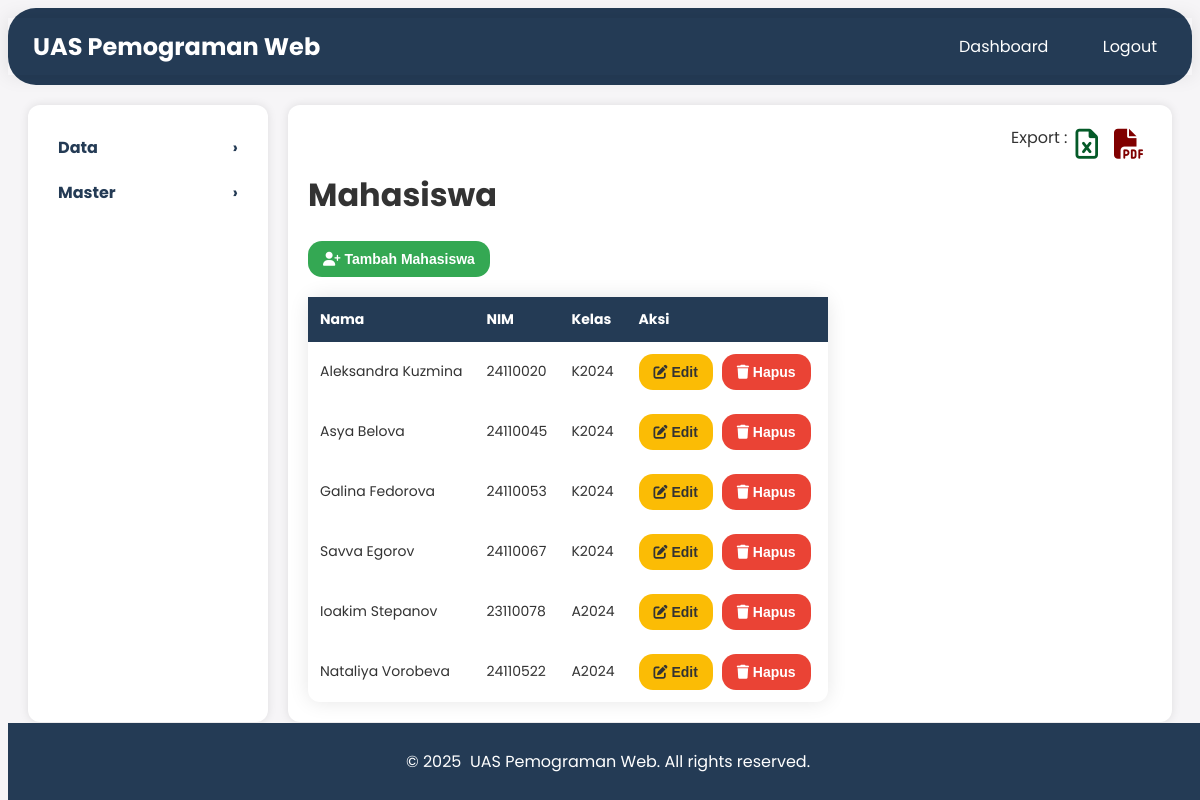
/view/students.php (signed in), run on the app's committed database.
### tables this page shows
CREATE TABLE `students` (
  `id` int NOT NULL,
  `user_id` int DEFAULT NULL,
  `name` varchar(100) NOT NULL,
  `student_id` varchar(20) NOT NULL,
  `class_id` int DEFAULT NULL
);

CREATE TABLE `classes` (
  `id` int NOT NULL,
  `class_name` varchar(50) NOT NULL
);

### view/students.php (the view, shortened to what this page needs)
<?php
include '../lib/config.php';
$stmt = $pdo->prepare("SELECT s.*, c.class_name FROM students s LEFT JOIN classes c ON s.class_id = c.id");
$stmt->execute();
$students = $stmt->fetchAll();
?>
<!DOCTYPE html>
<html lang="en">
<head>
    <link rel="stylesheet" href="../public/stylesheets/styles.css">
    <link rel="stylesheet" href="https://site-assets.fontawesome.com/releases/v6.5.1/css/all.css">
</head>
<body>
    <header>
        <nav class="navbar">
            <div class="navbar-brand"><i class="fa-duotone fa-solid fa-spider-web"></i> UAS Pemograman Web</div>
            <ul class="navbar-menu">
                <li><a href="dashboard.php"><i class="fa-solid fa-grid-horizontal"></i> Dashboard</a></li>
                <li><a href="../function/logout.php"><i class="fa-duotone fa-solid fa-arrow-up-left-from-circle"></i> Logout</a></li>
            </ul>
        </nav>
    </header>
    <div class="container">
        <aside class="sidebar">
            <ul>
                <li>
                    <a href="#" class="dropdown-toggle">Data</a>
                </li>
                <li>
                    <a href="#" class="dropdown-toggle">Master</a>
                </li>
            </ul>
        </aside>
        <main class="content">
        <div class="export">Export :
            <button id="exportExcelBtn"><i class="fa-duotone fa-regular fa-file-excel"></i></button>
            <button id="exportPdfBtn"><i class="fa-duotone fa-solid fa-file-pdf"></i></button>
            </div>
            <h1>Mahasiswa</h1>
            <button id="addStudentBtn" class="btn"><i class="fa-duotone fa-solid fa-user-plus"></i> Tambah Mahasiswa</button>
            <table>
                <thead>
                    <tr>
                        <th>Nama</th>
                        <th>NIM</th>
                        <th>Kelas</th>
                        <th>Aksi</th>
                    </tr>
                </thead>
                <tbody>
                    <?php foreach ($students as $student): ?>
                        <tr>
                            <td><?php echo htmlspecialchars($student['name']); ?></td>
                            <td><?php echo htmlspecialchars($student['student_id']); ?></td>
                            <td><?php echo htmlspecialchars($student['class_name'] ?? 'Tidak Ada'); ?></td>
                            <td>
                                <button class="btn editBtn" data-id="<?php echo $student['id']; ?>"><i class="fa-duotone fa-solid fa-pen-to-square"></i> Edit</button>
                                <button class="btn deleteBtn" data-id="<?php echo $student['id']; ?>"><i class="fa-duotone fa-solid fa-trash"></i> Hapus</button>
                            </td>
                        </tr>
                    <?php endforeach; ?>
                </tbody>
            </table>
        </main>
    </div>
    <footer>
        <p>&copy; 2025 <i class="fa-duotone fa-solid fa-spider-web"></i> UAS Pemograman Web. All rights reserved.</p>
    </footer>
</body>
</html>

### public/stylesheets/styles.css (style rules this page uses)
:root { --linear-grad: linear-gradient(to right, #141E30, #243B55); --grad-clr1: #141E30; --grad-clr2: #243B55; }
body { font-family: 'Poppins', sans-serif; background-color: #f6f5f7; color: #333; }
header { background-color: #243B55; color: #fff; padding: 10px 0; border-radius: 28px; }
.navbar { display: flex; justify-content: space-between; align-items: center; padding: 0 20px; position: sticky; box-shadow: 0 0 20px rgba(0, 0, 0, 0.1); top: 0; z-index: 1; }
.navbar-menu { list-style: none; display: flex; gap: 20px; transition: background-color 0.3s ease; }
.container { display: flex; margin: 20px; border-radius: 12px; width: auto !important; }
.sidebar { width: 200px; background-color: #fff; padding: 20px; box-shadow: 0 0 10px rgba(0, 0, 0, 0.1); border-radius: 12px; }
.sidebar ul { list-style: none; padding: 0; margin: 0; overflow-y: auto; overflow-x: hidden; transition: background-color 0.3s ease; }
.content { flex: 1; padding: 20px; background-color: #fff; margin-left: 20px; box-shadow: 0 0 10px rgba(0, 0, 0, 0.1); border-radius: 12px; }
footer { background-color: #243B55; color: #fff; text-align: center; padding: 10px 0; position: fixed; width: 100%; bottom: 0; }
table { width: auto !important; border-collapse: collapse; margin-top: 20px; border-radius: 12px; box-shadow: 0 0 20px rgba(0, 0, 0, 0.1); transition: background-color 0.3s ease; border-radius: 12px; }
table, th, td { text-align: left; font-size: 14px; transition: background-color 0.3s ease; }
th, td { padding: 12px; text-align: left; }
th { background-color: #243B55; color: #fff; }
.btn { background-color: #243B55; color: #fff; border: transparent; }
#exportExcelBtn { background-color: #fff; color: #045a28; border-radius: 50%; border-color: transparent; cursor: pointer; font-size: 30px; transition: transform 0.3s ease-in-out; }
#exportPdfBtn { background-color: #fff; color: maroon; border-radius: 50%; border-color: transparent; cursor: pointer; font-size: 30px; transition: transform 0.3s ease-in-out; }
.export { margin-top: 0 px; margin-bottom: -15px; display: flex; justify-content: flex-end; }

### data on the page
students: name "Aleksandra Kuzmina", student "24110020", class.class_name "K2024"
students: name "Asya Belova", student "24110045", class.class_name "K2024"
students: name "Galina Fedorova", student "24110053", class.class_name "K2024"
students: name "Savva Egorov", student "24110067", class.class_name "K2024"
students: name "Ioakim Stepanov", student "23110078", class.class_name "A2024"
students: name "Nataliya Vorobeva", student "24110522", class.class_name "A2024"
